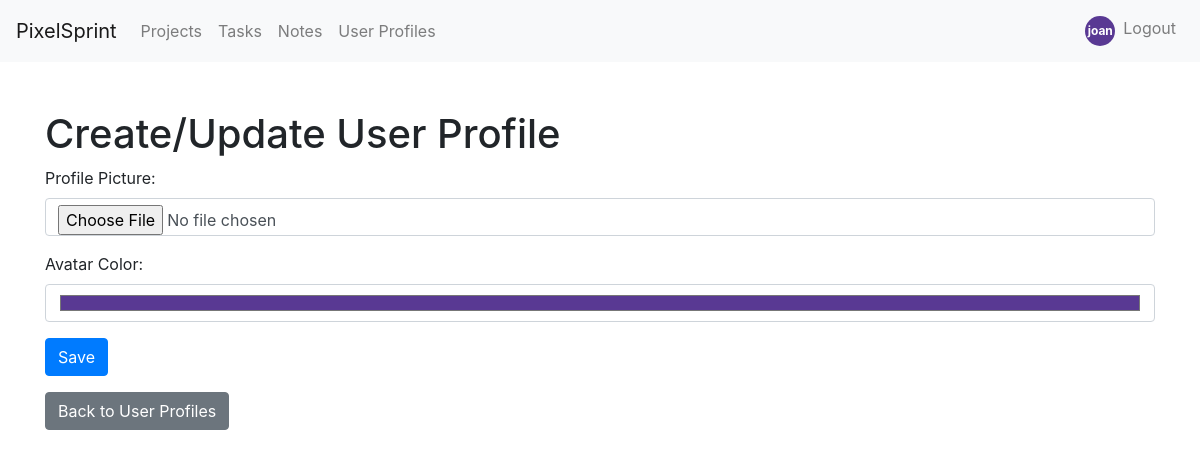
/project/user_profile/ (signed in), run on an earlier commit of the app's database.
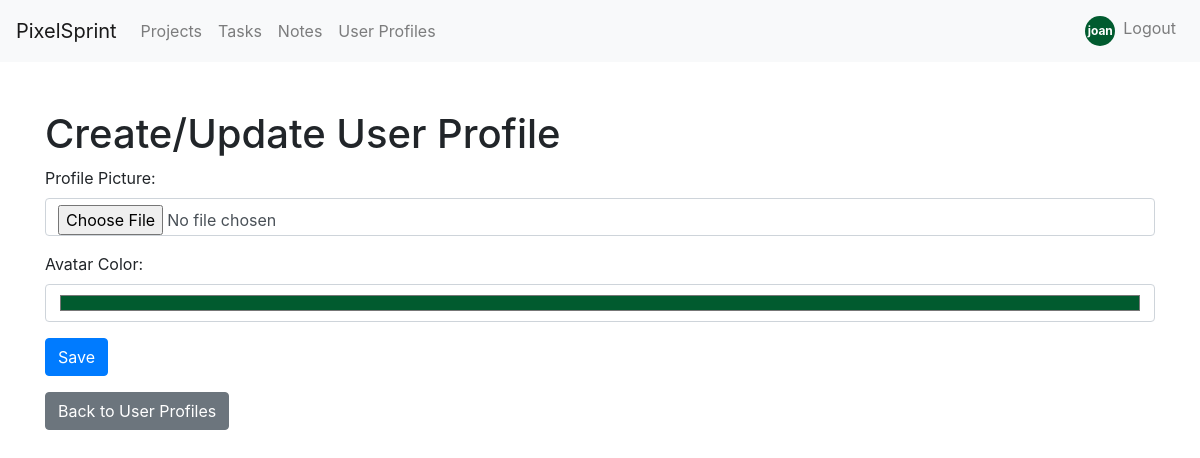
And on a later commit of the database.
### project/models.py (models this page shows, shortened)
class UserProfile(models.Model):
    user = models.OneToOneField(User, on_delete=models.CASCADE)
    xp = models.PositiveIntegerField(default=0)
    profile_picture = models.ImageField(upload_to='profile_pictures/', null=True, blank=True)
    color = models.CharField(max_length=7, default='#00ff00')  # Default color is green

### project/views.py (the view)
# urls.py: path('user_profile/', views.user_profile_form_view, name='user_profile_form'),
@login_required
def user_profile_form_view(request):
    user_profile = request.user.userprofile
    if request.method == 'POST':
        form = UserProfileForm(request.POST, request.FILES, instance=user_profile)
        if form.is_valid():
            form.save()
            return redirect('user_profile_form')
    else:
        form = UserProfileForm(instance=user_profile)
    return render(request, 'userprofile_form.html', {'form': form})

### project/forms.py
class UserProfileForm(forms.ModelForm):
    class Meta:
        model = UserProfile
        fields = ['profile_picture', 'color']  # Include 'color' in fields
    def __init__(self, *args, **kwargs):
        super(UserProfileForm, self).__init__(*args, **kwargs)
        self.fields['profile_picture'].widget = forms.ClearableFileInput(attrs={'class': 'form-control' })
        self.fields['profile_picture'].label = 'Profile Picture'
        self.fields['profile_picture'].required = False
        self.fields['color'].widget = forms.TextInput(attrs={'class': 'form-control', 'id': 'color-picker', 'type':"color" })
        self.fields['color'].label = 'Avatar Color'
        self.fields['color'].required = False

### project/templates/userprofile_form.html (shortened to what this page needs)
{% extends 'base.html' %}
{% block content %}
  <div class="container mt-5">
    <h1>Create/Update User Profile</h1>
    <form method="post" action="" enctype="multipart/form-data">
      {{ form.as_p }}
      <button type="submit" class="btn btn-primary">Save</button>
    </form>
    <a href="{% url 'userprofile_list' %}" class="btn btn-secondary mt-3">Back to User Profiles</a>
  </div>
{% endblock %}

### project/templates/base.html (shortened to what this page needs)
<!DOCTYPE html>
<html lang="en">
<head>
<link rel="stylesheet" href="https://maxcdn.bootstrapcdn.com/bootstrap/4.5.2/css/bootstrap.min.css">
<link rel="stylesheet" href="https://cdn.jsdelivr.net/npm/bootstrap-icons@1.11.3/font/bootstrap-icons.min.css">    {% block styles %}{% endblock %}
</head>
<body>
    <nav class="navbar navbar-expand-lg navbar-light bg-light">
        <a class="navbar-brand" href="{% url 'homepage' %}">PixelSprint</a>
        <div class="collapse navbar-collapse" id="navbarNav">
            <ul class="navbar-nav">
            {% if user.is_authenticated %}
                <li class="nav-item">
                    <a class="nav-link" href="{% url 'project_list' %}">Projects</a>
                </li>
                <li class="nav-item">
                    <a class="nav-link" href="{% url 'task_list' %}">Tasks</a>
                </li>
                <li class="nav-item">
                    <a class="nav-link" href="{% url 'note_list' %}">Notes</a>
                </li>
                <li class="nav-item">
                    <a class="nav-link" href="{% url 'userprofile_list' %}">User Profiles</a>
                </li>
            {% endif %}
            </ul>
            <ul class="navbar-nav ml-auto">
                {% if user.is_authenticated %}
                    <li class="nav-item">
    <span class="navbar-text">
                {% if user.userprofile.profile_picture %}
                    <a href="{% url 'user_profile_form' %}">
                        <img src="{{ user.userprofile.profile_picture.url }}" alt="{{ user.username }}" class="rounded-circle" width="30" height="30" style="cursor: pointer;" onclick="window.location.href='{% url 'user_profile_form' %}'">
                    </a>
                {% else %}
                    <div class="custom-avatar" style="background-color: {{ user.userprofile.color }};" onclick="window.location.href='{% url 'userprofile_detail' user.userprofile.id %}'">
                                {{ user.username|slice:":4:" }}
                            </div>
                {% endif %}
                <li class="nav-item">
                        <a class="nav-link" href="{% url 'logout' %}">Logout</a>
                    </li>
            </span>
</li>
                {% endif %}
            </ul>
        </div>
    </nav>
    <div class="container-fluid w-100">
    {% block content %}{% endblock %}
</div>
</body>
</html>

### project/templates/base.html (style rules this page uses)
.custom-avatar { width: 30px; height: 30px; line-height: 30px; text-align: center; border-radius: 50%; color: white; font-size: 12px; font-weight: bold; cursor: pointer; }

What changed in the data, as far as the page shows it:
changed UserProfile: color "#593993" → "#015b2f"
